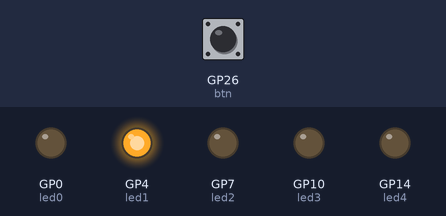
This program was run on a simulated Raspberry Pi Pico running MicroPython. Shown: output pins drawn as LEDs (lit = HIGH). The test bench sets the inputs (shaded band); at power-on: GP26 (btn) HIGH. Threads take turns every 2 ms; pins used as bus, display or sensor lines are not drawn.

Above: at 0.1 s.
At 0.5 s:
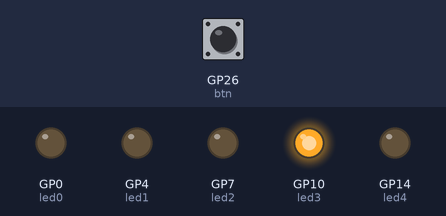
At 0.9 s:
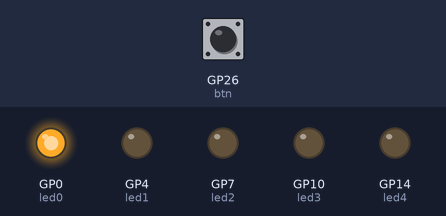
At 1.3 s:
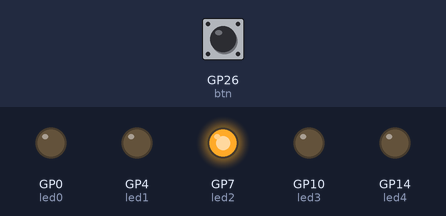
At 2.7 s:
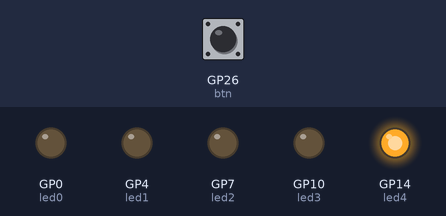
Timing chart, 0 to 3.0 s (numbered marks = the images above):
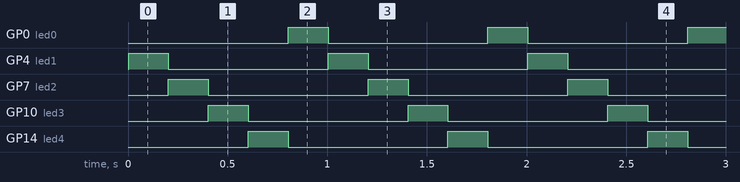

The program:

ToggleLightWave.py
```python
import _thread
from machine import Pin
from time import sleep

# For alt thread
def LedCycle():
    from machine import Pin
    import time

    ledindex = 0

    # Register LED pins
    led0 = Pin(0,Pin.OUT)
    led1 = Pin(4,Pin.OUT)
    led2 = Pin(7,Pin.OUT)
    led3 = Pin(10,Pin.OUT)
    led4 = Pin(14,Pin.OUT)

    while True:
    # LED Output
    # if ledstate:

        # Rotate
        ledindex += 1
        if ledindex > 4:
            ledindex = 0

        # Update
        led0.high() if ledindex == 0 else led0.low()
        led1.high() if ledindex == 1 else led1.low()
        led2.high() if ledindex == 2 else led2.low()
        led3.high() if ledindex == 3 else led3.low()
        led4.high() if ledindex == 4 else led4.low()

        # Cycle timer
        time.sleep(0.2)

_thread.start_new_thread(LedCycle,())

# For main thread
btn = Pin(26,Pin.IN,Pin.PULL_UP)
oled = Pin(25,Pin.OUT)
opstate = False
ledstate = False

btnlast = 0
btnread = 0

while True:
    btnread = btn.value()

    # Toggle state on button press
    if btnread == 1 and btnread != btnlast:
        ledstate = not ledstate
        if ledstate:
            oled.high()
        else:
            oled.high()
        btnlast = btnread
    elif btnread == 0:
        btnlast = 0
```

Measured:
- by itself, GP0 (led0), GP4 (led1), GP7 (led2), GP10 (led3), GP14 (led4): alternates HIGH for 0.20 s and LOW for 0.80 s
- by itself, everything shown: repeats every 1.0 s, in 5 steps
